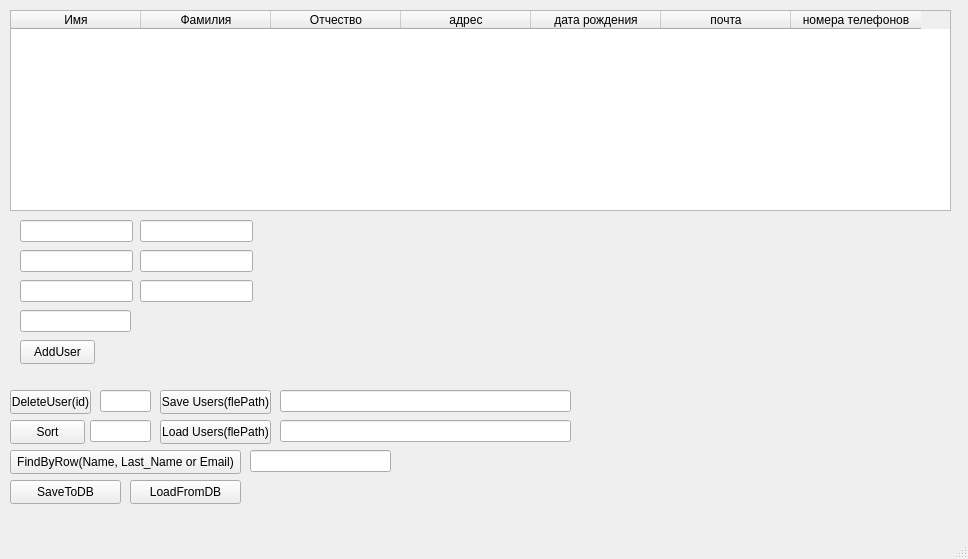
<?xml version="1.0" encoding="UTF-8"?>
<ui version="4.0">
 <class>MainWindow</class>
 <widget class="QMainWindow" name="MainWindow">
  <property name="geometry">
   <rect>
    <x>0</x>
    <y>0</y>
    <width>968</width>
    <height>559</height>
   </rect>
  </property>
  <property name="windowTitle">
   <string>MainWindow</string>
  </property>
  <widget class="QWidget" name="centralwidget">
   <widget class="QPushButton" name="AddUser">
    <property name="geometry">
     <rect>
      <x>20</x>
      <y>340</y>
      <width>75</width>
      <height>24</height>
     </rect>
    </property>
    <property name="text">
     <string>AddUser</string>
    </property>
   </widget>
   <widget class="QTableWidget" name="tableWidget">
    <property name="geometry">
     <rect>
      <x>10</x>
      <y>10</y>
      <width>941</width>
      <height>201</height>
     </rect>
    </property>
    <property name="minimumSize">
     <size>
      <width>0</width>
      <height>0</height>
     </size>
    </property>
    <property name="editTriggers">
     <set>QAbstractItemView::EditTrigger::NoEditTriggers</set>
    </property>
    <attribute name="horizontalHeaderMinimumSectionSize">
     <number>30</number>
    </attribute>
    <attribute name="horizontalHeaderDefaultSectionSize">
     <number>130</number>
    </attribute>
    <column>
     <property name="text">
      <string>Имя</string>
     </property>
    </column>
    <column>
     <property name="text">
      <string>Фамилия</string>
     </property>
    </column>
    <column>
     <property name="text">
      <string>Отчество</string>
     </property>
    </column>
    <column>
     <property name="text">
      <string>адрес</string>
     </property>
    </column>
    <column>
     <property name="text">
      <string>дата рождения</string>
     </property>
    </column>
    <column>
     <property name="text">
      <string>почта</string>
     </property>
    </column>
    <column>
     <property name="text">
      <string>номера телефонов</string>
     </property>
    </column>
   </widget>
   <widget class="QLineEdit" name="Name">
    <property name="geometry">
     <rect>
      <x>20</x>
      <y>220</y>
      <width>113</width>
      <height>22</height>
     </rect>
    </property>
   </widget>
   <widget class="QLineEdit" name="LastName">
    <property name="geometry">
     <rect>
      <x>20</x>
      <y>250</y>
      <width>113</width>
      <height>22</height>
     </rect>
    </property>
   </widget>
   <widget class="QLineEdit" name="MiddleName">
    <property name="geometry">
     <rect>
      <x>20</x>
      <y>280</y>
      <width>113</width>
      <height>22</height>
     </rect>
    </property>
   </widget>
   <widget class="QLineEdit" name="adress">
    <property name="geometry">
     <rect>
      <x>140</x>
      <y>220</y>
      <width>113</width>
      <height>22</height>
     </rect>
    </property>
   </widget>
   <widget class="QLineEdit" name="birthdate">
    <property name="geometry">
     <rect>
      <x>140</x>
      <y>250</y>
      <width>113</width>
      <height>22</height>
     </rect>
    </property>
   </widget>
   <widget class="QLineEdit" name="phoneNumbers">
    <property name="geometry">
     <rect>
      <x>20</x>
      <y>310</y>
      <width>111</width>
      <height>22</height>
     </rect>
    </property>
    <property name="text">
     <string/>
    </property>
   </widget>
   <widget class="QLineEdit" name="mail">
    <property name="geometry">
     <rect>
      <x>140</x>
      <y>280</y>
      <width>113</width>
      <height>22</height>
     </rect>
    </property>
   </widget>
   <widget class="QLineEdit" name="idOfDelete">
    <property name="geometry">
     <rect>
      <x>100</x>
      <y>390</y>
      <width>51</width>
      <height>22</height>
     </rect>
    </property>
   </widget>
   <widget class="QPushButton" name="DeleteUser">
    <property name="geometry">
     <rect>
      <x>10</x>
      <y>390</y>
      <width>81</width>
      <height>24</height>
     </rect>
    </property>
    <property name="text">
     <string>DeleteUser(id)</string>
    </property>
   </widget>
   <widget class="QLineEdit" name="filepath">
    <property name="geometry">
     <rect>
      <x>280</x>
      <y>390</y>
      <width>291</width>
      <height>22</height>
     </rect>
    </property>
   </widget>
   <widget class="QPushButton" name="SaveUser">
    <property name="geometry">
     <rect>
      <x>160</x>
      <y>390</y>
      <width>111</width>
      <height>24</height>
     </rect>
    </property>
    <property name="text">
     <string>Save Users(flePath)</string>
    </property>
   </widget>
   <widget class="QPushButton" name="LoadUsers">
    <property name="geometry">
     <rect>
      <x>160</x>
      <y>420</y>
      <width>111</width>
      <height>24</height>
     </rect>
    </property>
    <property name="text">
     <string>Load Users(flePath)</string>
    </property>
   </widget>
   <widget class="QLineEdit" name="filepathtoload">
    <property name="geometry">
     <rect>
      <x>280</x>
      <y>420</y>
      <width>291</width>
      <height>22</height>
     </rect>
    </property>
   </widget>
   <widget class="QPushButton" name="LoadFromDB">
    <property name="geometry">
     <rect>
      <x>130</x>
      <y>480</y>
      <width>111</width>
      <height>24</height>
     </rect>
    </property>
    <property name="text">
     <string>LoadFromDB</string>
    </property>
   </widget>
   <widget class="QPushButton" name="SaveToDB">
    <property name="geometry">
     <rect>
      <x>10</x>
      <y>480</y>
      <width>111</width>
      <height>24</height>
     </rect>
    </property>
    <property name="text">
     <string>SaveToDB</string>
    </property>
   </widget>
   <widget class="QPushButton" name="findByRowButton">
    <property name="geometry">
     <rect>
      <x>10</x>
      <y>450</y>
      <width>231</width>
      <height>24</height>
     </rect>
    </property>
    <property name="text">
     <string>FindByRow(Name, Last_Name or Email)</string>
    </property>
   </widget>
   <widget class="QLineEdit" name="findByRow">
    <property name="geometry">
     <rect>
      <x>250</x>
      <y>450</y>
      <width>141</width>
      <height>22</height>
     </rect>
    </property>
   </widget>
   <widget class="QPushButton" name="sortFieldLineButton">
    <property name="geometry">
     <rect>
      <x>10</x>
      <y>420</y>
      <width>75</width>
      <height>24</height>
     </rect>
    </property>
    <property name="text">
     <string>Sort</string>
    </property>
   </widget>
   <widget class="QLineEdit" name="sortFieldLineEdit">
    <property name="geometry">
     <rect>
      <x>90</x>
      <y>420</y>
      <width>61</width>
      <height>22</height>
     </rect>
    </property>
   </widget>
  </widget>
  <widget class="QMenuBar" name="menubar">
   <property name="geometry">
    <rect>
     <x>0</x>
     <y>0</y>
     <width>968</width>
     <height>22</height>
    </rect>
   </property>
  </widget>
  <widget class="QStatusBar" name="statusbar"/>
 </widget>
 <resources/>
 <connections/>
</ui>
